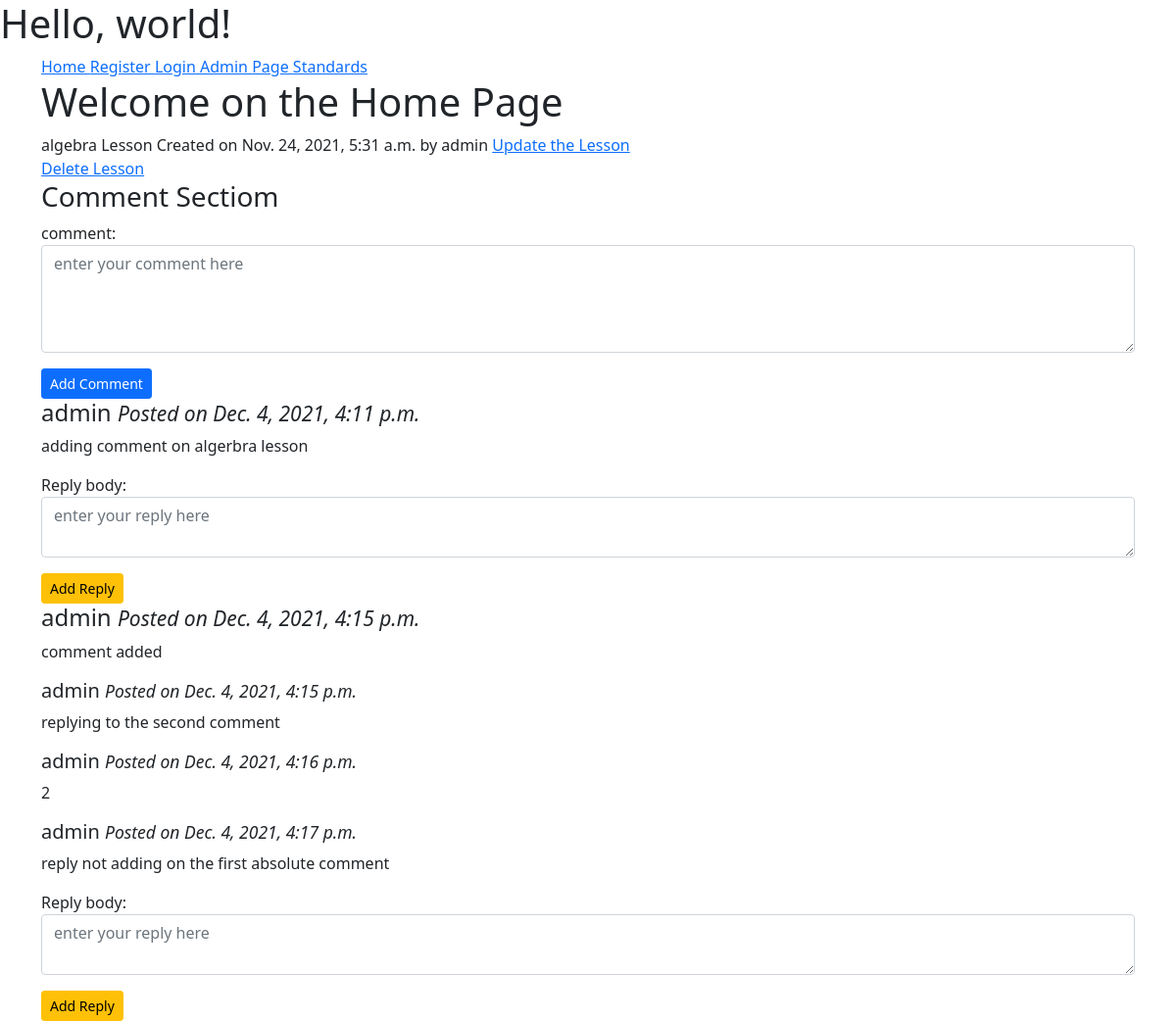
Screenshot of /courses/1st/1/algebra with the database file from the repository.
### app2_courses/models.py (models this page shows, shortened)
class Lesson(models.Model):
    lesson_id = models.CharField(max_length= 100, unique=True)
    Standard  =models.ForeignKey(Standard, on_delete=models.CASCADE)
    created_by = models.ForeignKey(User,on_delete=models.CASCADE)
    created_at = models.DateTimeField(auto_now_add  = True)
    subject =  models.ForeignKey(Subject, on_delete = models.CASCADE, related_name = "lessons")
    name = models.CharField(max_length = 100)
    position = models.PositiveSmallIntegerField(verbose_name = "chapter_no:")
    slug = models.SlugField(null=True, blank=True)
    video = models.FileField(upload_to=saved_lesson, verbose_name = "video", blank=True, null=True)
    ppt = models.FileField(upload_to = saved_lesson, verbose_name = 'ppt', blank = True, null=True)
    Notes = models.FileField(upload_to = saved_lesson, verbose_name = 'notes', blank = True, null=True)
    class Meta:
        ordering = ['position']

class Comment(models.Model):
    lesson_name = models.ForeignKey(Lesson, null=True,  on_delete=models.CASCADE, related_name='comments')
    comm_name = models.CharField(max_length = 100, blank=True)
    author = models.ForeignKey(User, on_delete = models.CASCADE)
    body = models.TextField(max_length = 500)
    date_added = models.DateTimeField(auto_now_add = True)
    class Meta:
        ordering = ['date_added']  # latest first

class Reply(models.Model):
    comment_name = models.ForeignKey(Comment, on_delete=models.CASCADE, related_name = 'replies')
    reply_body = models.TextField(max_length = 500)
    author = models.ForeignKey(User, on_delete=models.CASCADE)
    date_added = models.DateTimeField(auto_now_add=True)

### app2_courses/views.py (the view, shortened to what this page needs)
# urls.py: path('<str:standard>/<str:subject>/<slug:slug>', views.LessonDetailView.as_view(), name='lesson_detail'),
class LessonDetailView(DetailView, FormView):  # add FormView here to work with the comments and replies
    context_object_name = 'lessons'
    model = Lesson
    template_name = 'app2_courses/lesson_detail_view.html'
    form_class = CommentForm
    second_form_class = ReplyForm
    def get_context_data(self, **kwargs):
        context = super(LessonDetailView, self).get_context_data(**kwargs)
        if 'form' not in context:
            context['form'] = self.form_class() # no need of request when we use the FormView
        if 'form2' not in context:
            context['form2'] = self.second_form_class()
        return context

### app2_courses/forms.py
class CommentForm(forms.ModelForm):
    class Meta:
        model = Comment
        fields = ('body',)
        labels = {
            'body' : 'comment'
        }
        widgets={
            'body':forms.Textarea(attrs={'class':'form-control', 'rows':4, 'cols':70, 'placeholder':"enter your comment here"}),
        }

class ReplyForm(forms.ModelForm):
    class Meta:
        model = Reply
        fields = ('reply_body',)
        widgets = {
            'reply_body':forms.Textarea(attrs={'class':'form-control', 'rows':2, 'cols':10, 'placeholder':'enter your reply here' })
        }

### app2_courses/templates/app2_courses/lesson_detail_view.html (shortened to what this page needs)
{% extends "home.html" %}
{% block content %}
{% block title %} {{lessons.name}} {% endblock %}
 Lesson Created on {{lessons.created_at}} by {{lessons.created_by}}
<a
    href="{% url 'app2_courses:lesson_update'  standard=lessons.Standard.slug  subject=lessons.subject.slug slug=lessons.slug  %}">
    Update the Lesson
</a>
<br>
<a
    href="{% url 'app2_courses:lesson_delete'  standard=lessons.Standard.slug  subject=lessons.subject.slug slug=lessons.slug  %}">
    Delete Lesson </a>
<h3>Comment Sectiom</h3>
<form method="post">
    <div class="form-group">
        {{ form.as_p}}
        <input type="submit" name="form" value="Add Comment" class="btn btn-primary btn-sm">
    </div>
</form>
<div class="row">
    {% for comment in lessons.comments.all %}
    <h4>{{comment.author}} <small><i>Posted on {{comment.date_added}}</i></small></h4>
    <p>{{comment.body}}</p>
    {% for reply in comment.replies.all %}
    <h5>{{reply.author}} <small><i>Posted on {{reply.date_added}}</i></small></h5>
    <p>{{reply.reply_body}}</p>
    {% endfor %}
    <form method="post">
        {{form2.as_p}}
        <input type="submit" name="form2" value="Add Reply" class="btn btn-warning btn-sm">
        {% endfor %}
</div>
{% endblock %}

### templates/home.html (shortened to what this page needs)
<!doctype html>
<html lang="en">
  <head>
    <link href="https://cdn.jsdelivr.net/npm/bootstrap@5.0.2/dist/css/bootstrap.min.css" rel="stylesheet">
  </head>
  <body>
    <h1>Hello, world!</h1>
    <div class="container">
        <div class="jumbotron">
            <a href="{% url 'index' %}"> Home </a>
            <a href="{% url 'register' %}"> Register </a>
            {% if user.is_authenticated %}
            <a href="{% url 'user_logout' %}"> Logout</a>
            {% else %}
            <a href="{% url 'user_login' %}"> Login </a>
            {% endif %}
            <a href="{% url 'admin:index' %}"> Admin Page </a>
            <a href="{% url 'app2_courses:standard_list' %}"> Standards  </a>
            <h1>Welcome on the Home Page </h1>
            {% block content %}
            {% endblock %}
        </div>
    </div>
  </body>
</html>

### rows the page displays
Lesson: name "algebra", created_at "Nov. 24, 2021, 5:31 a.m.", created_by "admin"
Comment: author "admin", date_added "Dec. 4, 2021, 4:11 p.m.", body "adding comment on algerbra lesson"
Comment: author "admin", date_added "Dec. 4, 2021, 4:15 p.m.", body "comment added"
Reply: author "admin", date_added "Dec. 4, 2021, 4:15 p.m.", reply_body "replying to the second comment"
Reply: author "admin", date_added "Dec. 4, 2021, 4:16 p.m.", reply_body "2"
Reply: author "admin", date_added "Dec. 4, 2021, 4:17 p.m.", reply_body "reply not adding on the first absolute comment"
